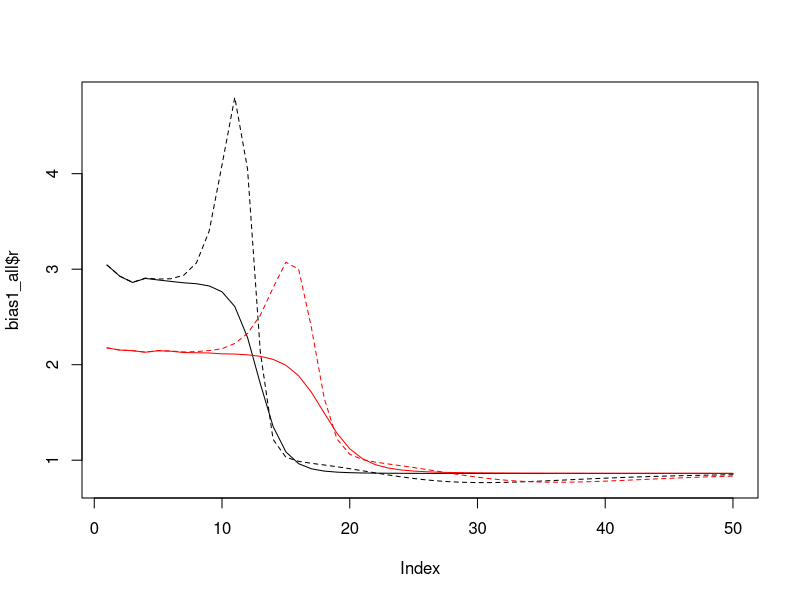
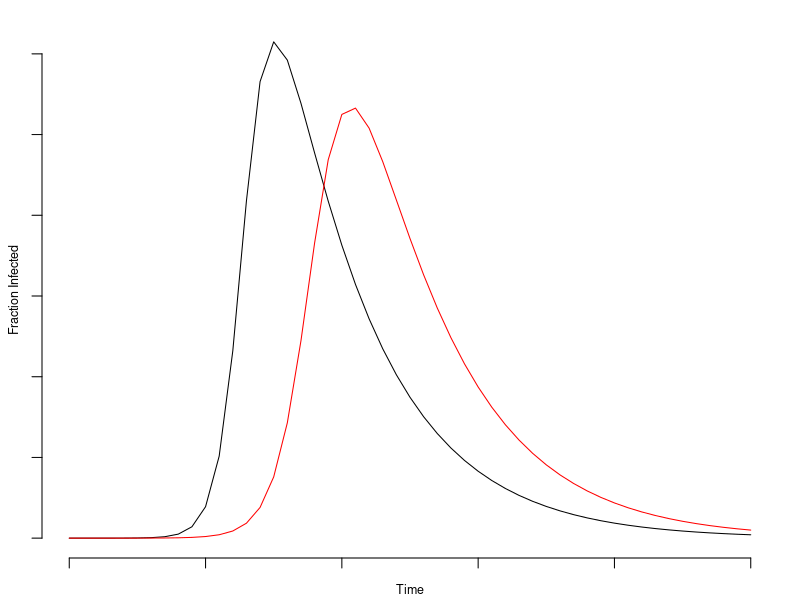
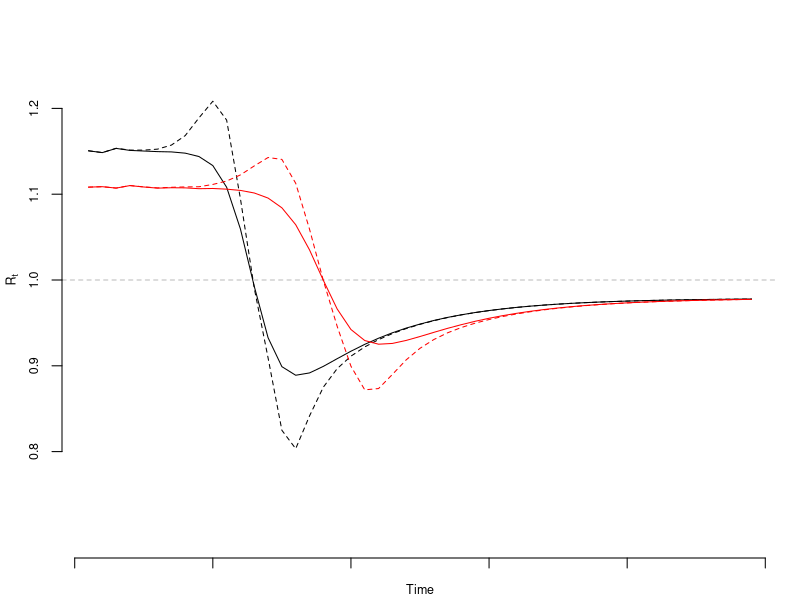
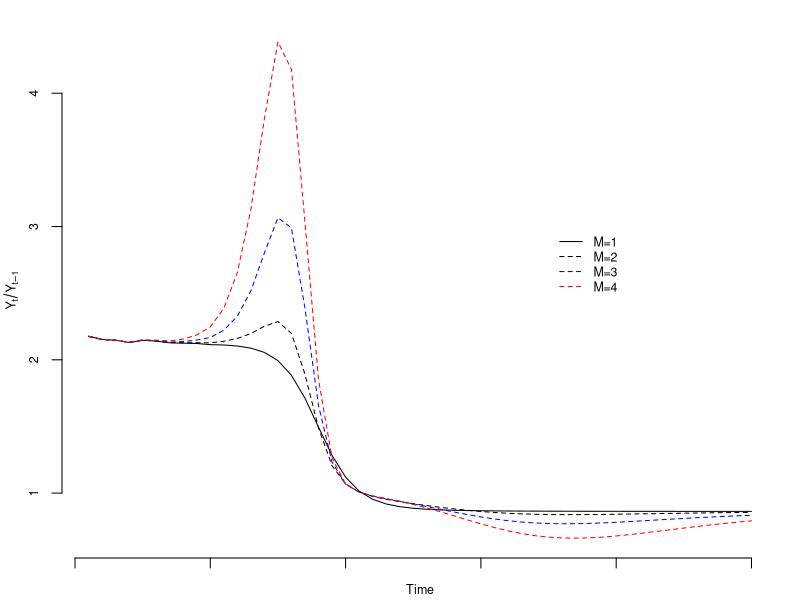
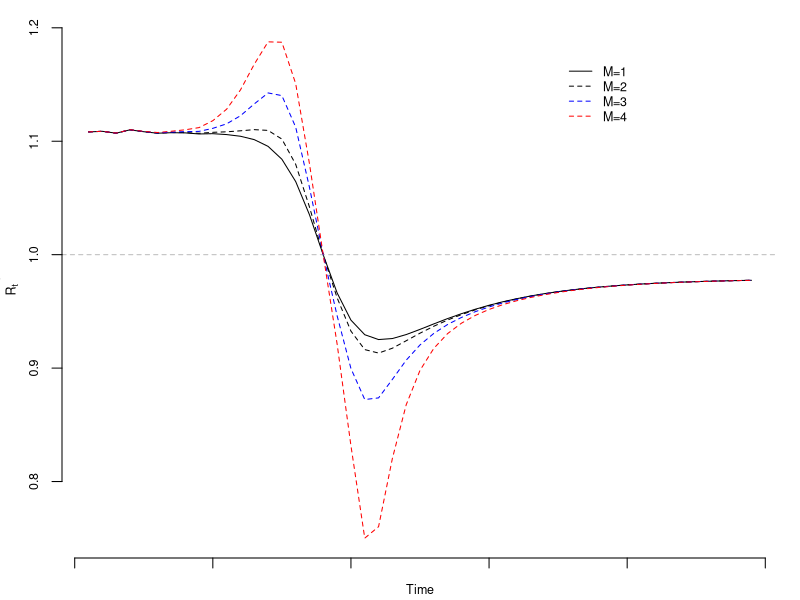

The R script that drew these images, in order:
## Load deSolve package
library(deSolve)

## Create an SIR function
sir <- function(time, state, parameters) {
  
  with(as.list(c(state, parameters)), {
    
    dS <- -beta * S * I
    dI <-  beta * S * I - gamma * I
    dR <-                 gamma * I
    
    return(list(c(dS, dI, dR)))
  })
}

### Set parameters
## Proportion in each compartment: Susceptible 0.999999, Infected 0.000001, Recovered 0
init       <- c(S = 1-1e-6, I = 1e-6, R = 0.0)
## beta: infection parameter; gamma: recovery parameter
# parameters <- c(beta = 1.4247, gamma = 0.14286)
parameters1 <- c(beta = 1.2, gamma = 0.15)
parameters2 <- c(beta = 0.9, gamma = 0.15)
## Time frame
times      <- seq(0, 50, by = 1)

## Solve using ode (General Solver for Ordinary Differential Equations)
out1 <- ode(y = init, times = times, func = sir, parms = parameters1)
out2 <- ode(y = init, times = times, func = sir, parms = parameters2)
## change to data frame
out1 <- as.data.frame(out1)
out2 <- as.data.frame(out2)
## Delete time variable
out1$time <- NULL
out2$time <- NULL
## Show data
png(filename = "C:/Users/Balthazar/Documents/GitHub/covid-umich/methods/figs/sir.png",
    width = 6.5, height = 4, units = "in", res = 1200, pointsize = 12)
par(mar = c(2,2,1,1)+0.1)
plot(times, out1$I, type = "l", axes = FALSE, bty = "n")
lines(times, out2$I, col = "red")
axis(side = 1, labels = FALSE)
axis(side = 2, labels = FALSE)
mtext("Fraction Infected", side = 2, line = 1, cex = 0.75)
mtext("Time", side = 1, line = 1, cex = 0.75)
dev.off()

## Setup for bias plots
f = 0.02
M = 4
days = 1:365
FP = 0.01; FN = 0.1
bary1_new = -diff(out1$S)
bary1_all = out1$I
bary2_new = -diff(out2$S)
bary2_all = out2$I

bias_fn <- function(M, bary, f, FP = 0.01, FN = 0.15) {
  const = (bary*M + (1-bary))
  f0 = f/const
  f1 = M*f0
  Delta = f1 - f0
  D_M1 = 1 - Delta * bary/(1-bary) * (FP*(1-bary) + FN * bary)/ (f0 * (1-bary) + f1 * bary)
  D_M2 = 1 - Delta * bary/(1-bary) * (FP*(1-bary) + FN * bary)/ (f0 * (1-bary) + f1 * bary)
  D_M = D_M1 * D_M2
  rho = Delta*sqrt(bary*(1-bary))/sqrt(f*(1-f))
  error = rho*sqrt((1-f)/f) * sqrt(1-bary)/sqrt(bary)*D_M
  lag_error = error[1:(length(error)-1)]
  cur_error = error[2:(length(error))]
  
  lin_term = cur_error - lag_error
  quad_term = lag_error^2 - cur_error*lag_error
  
  cur_bary = bary[2:length(error)]
  lag_bary = bary[1:(length(error)-1)]
  
  bias = (lin_term+quad_term) * cur_bary/lag_bary
  
  Rt = 1+log(cur_bary/lag_bary)/7
  logbias = log(1+lin_term+quad_term)/7
  
  return(list("r"=cur_bary/lag_bary, "bias" = bias,
              "Rt"=Rt, "logbias"=logbias))
}

bias1_all = bias_fn(M, bary1_all, f)
bias1_new = bias_fn(M, bary1_new, f)
bias2_all = bias_fn(M, bary2_all, f)
bias2_new = bias_fn(M, bary2_new, f)

## Ratio Comparison: Use All for Prevalence

ymax = max(bias1_all$r+bias1_all$bias, bias1_all$r, bias2_all$r+bias2_all$bias, bias2_all$r)
ymin = min(bias1_all$r+bias1_all$bias, bias1_all$r, bias2_all$r+bias2_all$bias, bias2_all$r)
plot(bias1_all$r, type = "l", ylim = c(ymin, ymax))
lines(bias1_all$r+bias1_all$bias, lty = 2)
lines(bias2_all$r, col = "red")
lines(bias2_all$r+bias2_all$bias, col = "red", lty = 2)

## Ratio Comparison: Use New for Fraction of New Cases
ymax = max(bias1_new$Rt+bias1_new$logbias, bias1_new$Rt, bias2_new$Rt+bias2_new$logbias, bias2_new$Rt, na.rm = TRUE)
ymin = min(bias1_new$Rt+bias1_new$logbias, bias1_new$Rt, bias2_new$Rt+bias2_new$logbias, bias2_new$Rt, na.rm = TRUE)
png(filename = "C:/Users/Balthazar/Documents/GitHub/covid-umich/methods/figs/sir_rt_comparison.png",
    width = 6.5, height = 4, units = "in", res = 1200, pointsize = 12)
par(mar = c(2,3,0,1)+0.1)
plot(bias1_new$Rt, type = "l", ylim = c(0.7, 1.3), axes = FALSE, bty = "n", xlab = "", ylab = "")
lines(bias1_new$Rt + bias1_new$logbias, lty = 2)
abline(h = 1.0, col = "grey", lty = 2)
lines(bias2_new$Rt, lty = 1, col = "red")
lines(bias2_new$Rt+bias2_new$logbias, lty = 2, col = "red")
axis(side =1, labels = FALSE)
axis(side =2, cex.axis = 0.75, at = seq(0.8,1.2,0.1))
mtext(expression(R[t]), side =2, line = 2, cex = 0.75)
mtext("Time", side = 1, line = 1, cex = 0.75)
dev.off()

## Same curve, just different M value
M1 = 3; M2 = 4; M3 = 5
bias1 = bias_fn(M1, bary2_all, f, FP, FN)
bias2 = bias_fn(M2, bary2_all, f, FP, FN)
bias3 = bias_fn(M3, bary2_all, f, FP, FN)

## Ratio for different M: Use All for Prevalence
ymax = max(bias3$r+bias3$bias)
ymin = min(bias3$r+bias3$bias)
png(filename = "C:/Users/Balthazar/Documents/GitHub/covid-umich/methods/figs/sir_ratio.png",
    width = 6.5, height = 4, units = "in", res = 1200, pointsize = 12)
par(mar = c(2,3,1,1)+0.1)
plot(bias1$r, type = "l", ylim = c(ymin, ymax), axes = FALSE, bty = "n", xlab = "", ylab = "")
lines(bias1$r+bias1$bias, lty = 2)
lines(bias2$r+bias2$bias, col = "blue", lty = 2)
lines(bias3$r+bias3$bias, col = "red", lty = 2)
axis(side =1, labels = FALSE)
axis(side =2, cex.axis = 0.75)
mtext(expression(Y[t]/Y[t-1]), side =2, line = 2, cex = 0.75)
mtext("Time", side = 1, line = 1, cex = 0.75)
legend(35, 3.0, legend = c("M=1", "M=2", "M=3", "M=4"), lty = c(1,2,2,2), col = c("black", "black", "blue", "red"), cex = 0.75, bty = "n")
dev.off()

## Recompute bias for new only
bias1 = bias_fn(M1, bary2_new, f, FP, FN)
bias2 = bias_fn(M2, bary2_new, f, FP, FN)
bias3 = bias_fn(M3, bary2_new, f, FP, FN)


ymax = max(bias3$Rt+bias3$logbias)
ymin = min(bias3$Rt+bias3$logbias)
png(filename = "C:/Users/Balthazar/Documents/GitHub/covid-umich/methods/figs/sir_rt.png",
    width = 6.5, height = 4, units = "in", res = 1200, pointsize = 12)
par(mar = c(2,3,1,1)+0.1)
plot(bias1$Rt, type = "l", ylim = c(ymin, ymax), axes = FALSE, bty = "n")
lines(bias1$Rt + bias1$logbias, lty = 2)
abline(h = 1.0, col = "grey", lty = 2)
lines(bias2$Rt+bias2$logbias, lty = 2, col = "blue")
lines(bias3$Rt+bias3$logbias, lty = 2, col = "red")
axis(side =1, labels = FALSE)
axis(side =2, cex.axis = 0.75)
mtext(expression(R[t]), side =2, line = 2, cex = 0.75)
mtext("Time", side = 1, line = 1, cex = 0.75)
legend(35, 1.175, legend = c("M=1", "M=2", "M=3", "M=4"), lty = c(1,2,2,2), col = c("black", "black", "blue", "red"), cex = 0.75, bty = "n")
dev.off()
